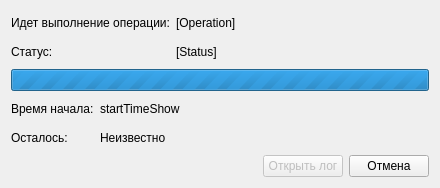
<?xml version="1.0" encoding="UTF-8"?>
<ui version="4.0">
 <class>LoadingDialog</class>
 <widget class="QDialog" name="LoadingDialog">
  <property name="windowModality">
   <enum>Qt::ApplicationModal</enum>
  </property>
  <property name="geometry">
   <rect>
    <x>0</x>
    <y>0</y>
    <width>440</width>
    <height>188</height>
   </rect>
  </property>
  <property name="windowTitle">
   <string>Подождите</string>
  </property>
  <property name="windowIcon">
   <iconset resource="../res/pictures.qrc">
    <normaloff>:/icons/logo_small.png</normaloff>:/icons/logo_small.png</iconset>
  </property>
  <property name="styleSheet">
   <string notr="true">QLabel[objectName*=&quot;Show&quot;]{
	font-size: 12pt;
	font-family: Consolas;
	font-style: italic;a
}
</string>
  </property>
  <layout class="QVBoxLayout" name="verticalLayout">
   <item>
    <layout class="QGridLayout" name="gridLayout_2">
     <item row="0" column="0">
      <widget class="QLabel" name="label">
       <property name="text">
        <string>Идет выполнение операции:</string>
       </property>
      </widget>
     </item>
     <item row="0" column="1">
      <widget class="QLabel" name="operationLabel">
       <property name="text">
        <string>[Operation]</string>
       </property>
      </widget>
     </item>
     <item row="0" column="2" rowspan="2">
      <spacer name="horizontalSpacer_3">
       <property name="orientation">
        <enum>Qt::Horizontal</enum>
       </property>
       <property name="sizeHint" stdset="0">
        <size>
         <width>40</width>
         <height>20</height>
        </size>
       </property>
      </spacer>
     </item>
     <item row="1" column="0">
      <widget class="QLabel" name="statusDescLabel">
       <property name="text">
        <string>Статус:</string>
       </property>
      </widget>
     </item>
     <item row="1" column="1">
      <widget class="QLabel" name="statusLabel">
       <property name="text">
        <string>[Status]</string>
       </property>
      </widget>
     </item>
    </layout>
   </item>
   <item>
    <widget class="QProgressBar" name="progressBar">
     <property name="minimum">
      <number>0</number>
     </property>
     <property name="maximum">
      <number>0</number>
     </property>
     <property name="value">
      <number>-1</number>
     </property>
    </widget>
   </item>
   <item>
    <layout class="QGridLayout" name="gridLayout">
     <item row="0" column="0">
      <widget class="QLabel" name="label_3">
       <property name="text">
        <string>Время начала:</string>
       </property>
      </widget>
     </item>
     <item row="0" column="1">
      <widget class="QLabel" name="startTimeShow">
       <property name="text">
        <string>startTimeShow</string>
       </property>
      </widget>
     </item>
     <item row="0" column="2" rowspan="2">
      <spacer name="horizontalSpacer">
       <property name="orientation">
        <enum>Qt::Horizontal</enum>
       </property>
       <property name="sizeHint" stdset="0">
        <size>
         <width>40</width>
         <height>20</height>
        </size>
       </property>
      </spacer>
     </item>
     <item row="1" column="0">
      <widget class="QLabel" name="label_5">
       <property name="text">
        <string>Осталось:</string>
       </property>
      </widget>
     </item>
     <item row="1" column="1">
      <widget class="QLabel" name="etaShow">
       <property name="text">
        <string>Неизвестно</string>
       </property>
      </widget>
     </item>
    </layout>
   </item>
   <item>
    <layout class="QHBoxLayout" name="horizontalLayout_3">
     <item>
      <spacer name="horizontalSpacer_2">
       <property name="orientation">
        <enum>Qt::Horizontal</enum>
       </property>
       <property name="sizeHint" stdset="0">
        <size>
         <width>40</width>
         <height>20</height>
        </size>
       </property>
      </spacer>
     </item>
     <item>
      <widget class="QPushButton" name="logButton">
       <property name="enabled">
        <bool>false</bool>
       </property>
       <property name="text">
        <string>Открыть лог</string>
       </property>
      </widget>
     </item>
     <item>
      <widget class="QPushButton" name="cancelButton">
       <property name="text">
        <string>Отмена</string>
       </property>
      </widget>
     </item>
    </layout>
   </item>
  </layout>
 </widget>
 <resources>
  <include location="../res/pictures.qrc"/>
 </resources>
 <connections>
  <connection>
   <sender>cancelButton</sender>
   <signal>clicked()</signal>
   <receiver>LoadingDialog</receiver>
   <slot>reject()</slot>
   <hints>
    <hint type="sourcelabel">
     <x>301</x>
     <y>155</y>
    </hint>
    <hint type="destinationlabel">
     <x>218</x>
     <y>88</y>
    </hint>
   </hints>
  </connection>
 </connections>
</ui>
